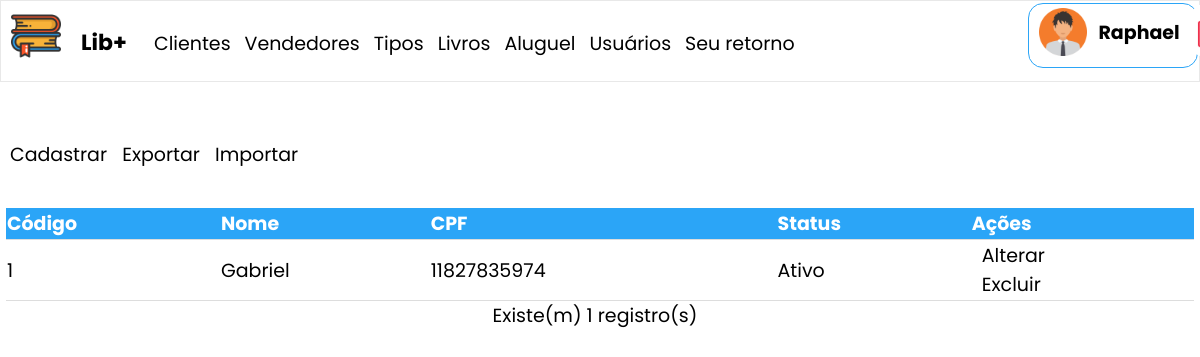
Page /listar_clientes.php (signed in) on the committed database.
### tables this page shows
CREATE TABLE `cliente` (
  `id` int(11) NOT NULL,
  `nome` varchar(150) NOT NULL,
  `email` varchar(150) NOT NULL,
  `telefone` varchar(14) NOT NULL,
  `cpf` char(14) NOT NULL,
  `status` char(1) NOT NULL
);

### listar_clientes.php (the view, shortened to what this page needs)
<!DOCTYPE html>
<html lang="pt=br">
	<head>
	</head>
	<body>
		<?php include('menu.php'); ?>
		<a href="cadastrar_clientes.php">Cadastrar</a>
		<a href="json_listar_clientes.php">Exportar</a>
		<a href="json_importar_clientes.php">Importar</a><br><br>
		<table class="tabela">
			<thead>
				<tr>
					<th>Código</th>
					<th>Nome</th>
					<th>CPF</th>
					<th>Status</th>
					<th>Ações</th>
				</tr>
			</thead>
			<tbody>
			<?php
				$sql = 'SELECT id, nome, cpf, status FROM cliente';
				$query = mysqli_query($conexao, $sql);
				while ($item = mysqli_fetch_array($query, MYSQLI_ASSOC)) {
			?>
				<tr>
					<td><?php echo $item['id']; ?></td>
					<td><?php echo $item['nome']; ?></td>
					<td><?php echo $item['cpf']; ?></td>
					<td><?php echo $item['status'] == 'A' ? 'Ativo' : 'Inativo'; ?></td>
					<td>
						<a href="alterar_clientes.php?id=<?php echo $item['id']; ?>">Alterar</a><br>
						<a href="excluir_clientes.php?id=<?php echo $item['id']; ?>">Excluir</a>
					</td>
				</tr>
			<?php
				}
			?>
			</tbody>
		</table>
		<p> Existe(m) <?php echo mysqli_num_rows($query); ?> registro(s)</p>
	</body>
</html>

### css/style.css (style rules this page uses)
body { background: white; font-family: 'Poppins', sans-serif; font-style: normal; font-size: 19px; margin: 0px; }
.tabela { width: 99%; margin-top: 10px; margin-left: 0.5%; padding: 5px; height: 80px; border-collapse: collapse; }
th { text-align: left; }
.tabela thead { background-color: #2ba5f7; color: white; }
.tabela tbody, tr { border-bottom: 1px solid #dddddd; }
p { text-align: center; margin: 0 10px 0px 0px; }
a { color: black; margin-left: 10px; border-radius: 15px; background-color: white; text-decoration: none; font-weight: normal; }

### rows in the picture
cliente: id "1", nome "Gabriel", cpf "11827835974", status "Ativo"

### other values in the picture
$_SESSION['usuario']['nome'] "Raphael"
mysqli_num_rows($query) "1"
